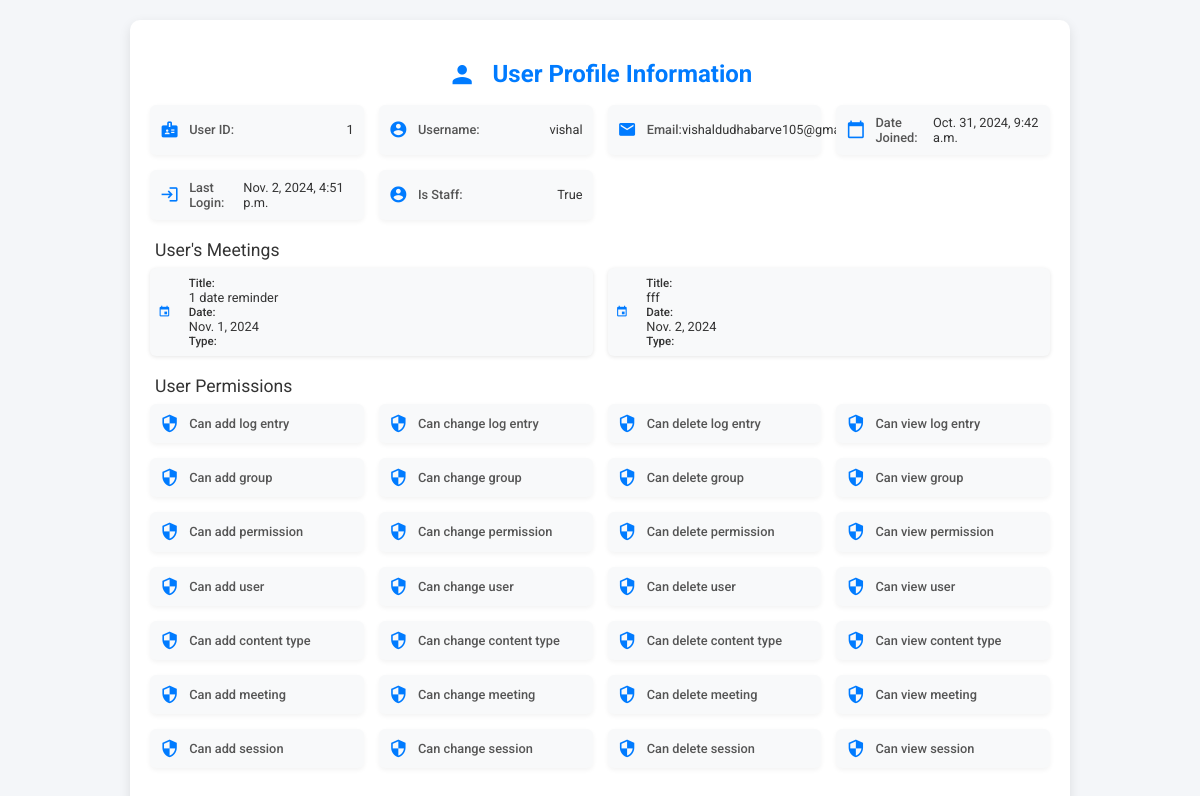
Page /meet/profile_info/ (signed in) on the earlier database version.
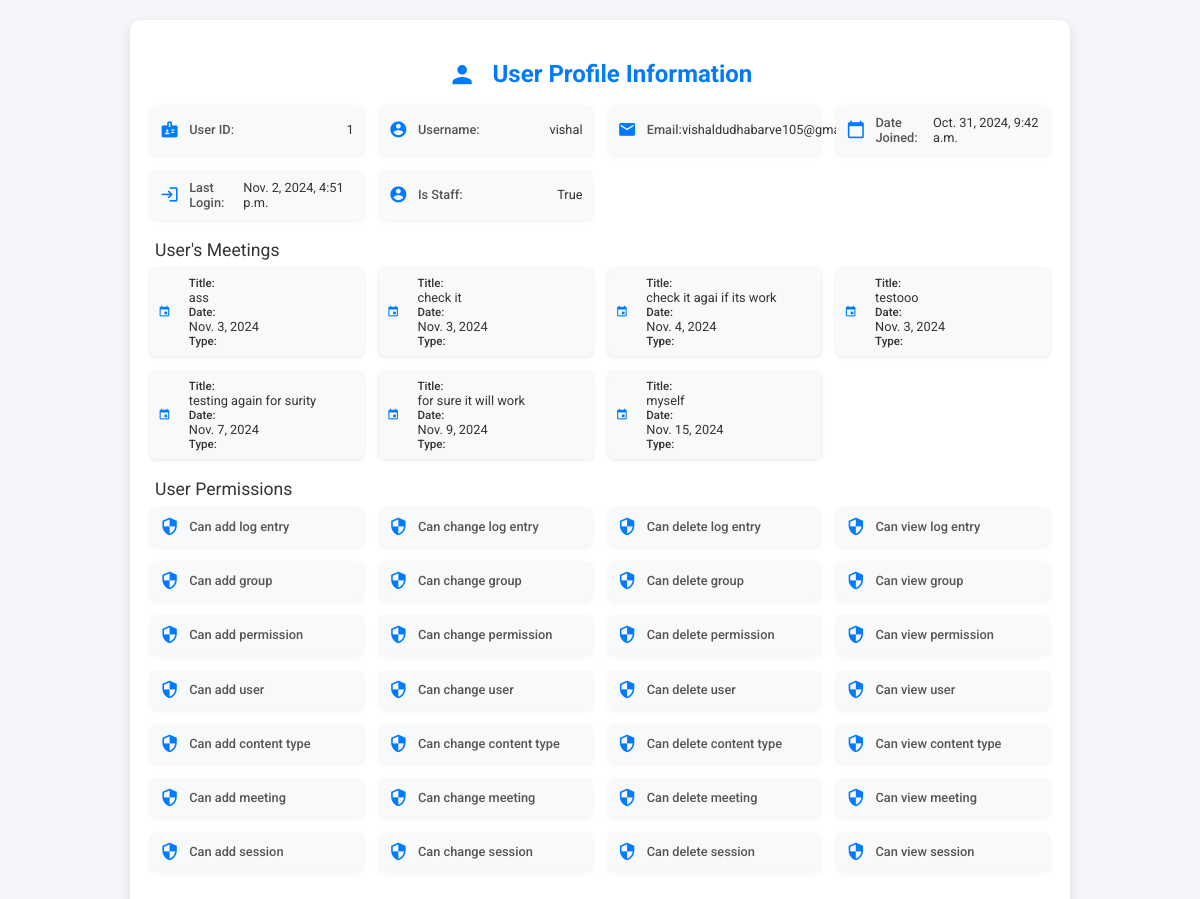
Same page on the later database version.
### meet/models.py (models this page shows, shortened)
class Meeting(models.Model):
    title = models.CharField(max_length=100, null=True)
    date = models.DateField(null=True)
    time = models.TimeField(null=True)
    meeting_link=models.TextField(null=True)
    meeting_type=models.CharField(max_length=100, choices=(('Task','Task'),('Standup','Standup'),('Personal','Personal'),('Team','Team')), null=True)
    user = models.ForeignKey(User, on_delete=models.CASCADE, null=True)
    admin = models.ForeignKey(User, related_name='admin_user', on_delete=models.CASCADE, null=True)

### meet/views.py (the view)
# urls.py: path('profile_info/',get_profile_info, name='profile_info'),
def get_profile_info(request):
    print("User data:", request.user)
    me=request.user
    return render(request,'meet/profile_info.html',{'me':me})

### meet/templates/meet/profile_info.html (shortened to what this page needs)
<!DOCTYPE html>
<html lang="en">
<head>
</head>
<body>
    <div class="container">
        <h2>
            <span class="material-icons" style="vertical-align: middle;">person</span>
            User Profile Information
        </h2>
        <div class="profile-grid">
            <div class="profile-item" style="--delay: 1">
                <span class="material-icons">badge</span>
                <span class="field-name">User ID:</span>
                <span class="field-value">{{ me.id }}</span>
            </div>
            <div class="profile-item" style="--delay: 2">
                <span class="material-icons">account_circle</span>
                <span class="field-name">Username:</span>
                <span class="field-value">{{ me.username }}</span>
            </div>
            <div class="profile-item" style="--delay: 3">
                <span class="material-icons">email</span>
                <span class="field-name">Email:</span>
                <span class="field-value">{{ me.email }}</span>
            </div>
            <div class="profile-item" style="--delay: 4">
                <span class="material-icons">calendar_today</span>
                <span class="field-name">Date Joined:</span>
                <span class="field-value">{{ me.date_joined }}</span>
            </div>
            <div class="profile-item" style="--delay: 5">
                <span class="material-icons">login</span>
                <span class="field-name">Last Login:</span>
                <span class="field-value">{{ me.last_login }}</span>
            </div>
            <div class="profile-item" style="--delay: 3">
                <span class="material-icons">account_circle</span>
                <span class="field-name">Is Staff:</span>
                <span class="field-value">{{ me.is_staff }}</span>
            </div>
        </div>
        <div class="section-title">User's Meetings</div>
        <div class="profile-grid">
            {% for meeting in me.meeting_set.all %}
            <div class="meeting-item" style="--delay: 6">
                <span class="material-icons">event</span>
                <div>
                    <div><strong>Title:</strong> {{ meeting.title }}</div>
                    <div><strong>Date:</strong> {{ meeting.date }}</div>
                    <div><strong>Type:</strong> {{ meeting.type }}</div>
                </div>
            </div>
            {% empty %}
            <p>No meetings found.</p>
            {% endfor %}
        </div>
        <div class="section-title">User Permissions</div>
        <div class="profile-grid">
            {% for permission in me.user_permissions.all %}
            <div class="permission-item" style="--delay: 7">
                <span class="material-icons">security</span>
                <span class="field-name">{{ permission.name }}</span>
            </div>
            {% empty %}
            <p>No permissions assigned.</p>
            {% endfor %}
        </div>
    </div>
</body>
</html>

Differences in the rows shown:
removed Meeting: title "1 date reminder", date "Nov. 1, 2024"
removed Meeting: title "fff", date "Nov. 2, 2024"
added Meeting: title "ass", date "Nov. 3, 2024"
added Meeting: title "check it", date "Nov. 3, 2024"
added Meeting: title "check it agai if its work", date "Nov. 4, 2024"
added Meeting: title "testooo", date "Nov. 3, 2024"
added Meeting: title "testing again for surity", date "Nov. 7, 2024"
added Meeting: title "for sure it will work", date "Nov. 9, 2024"
added Meeting: title "myself", date "Nov. 15, 2024"
